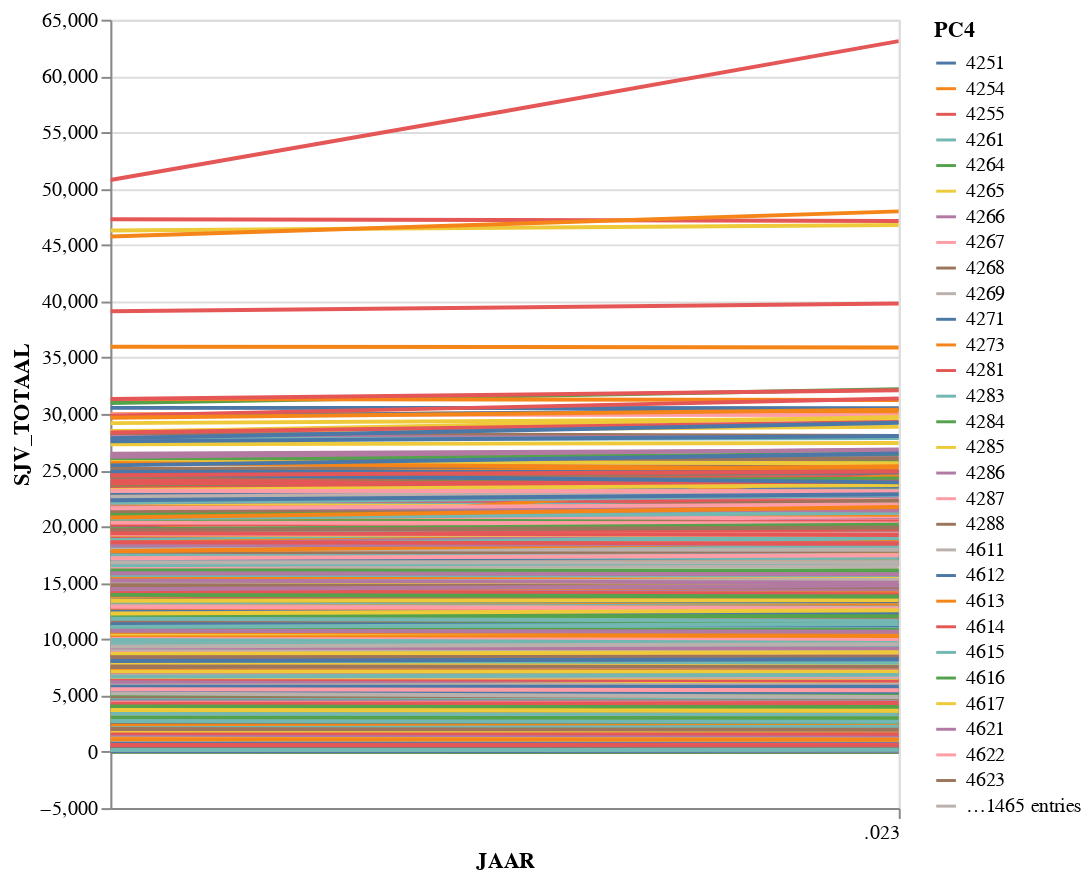

Here is the notebook cell this chart was saved with:
### Code cell
alt.Chart(df_verbruik_high_all.reset_index()).mark_line(clip=True).encode(
    alt.X('JAAR:T'),
    alt.Y('SJV_TOTAAL:Q'),
    alt.Color('PC4:N')).properties(
    width=400,height=400)

### Figure 1 — Vega-Lite specification as saved in the notebook (floating-point values rounded to 4 significant figures; data arrays with more than 128 entries replaced by an {"elided": "..."} marker saying what was removed)
{"config": {"view": {"continuousWidth": 400, "continuousHeight": 300}}, "data": {"name": "data-40f7bdfd541cb53f7e99572469690ff9"}, "mark": {"type": "line", "clip": true}, "encoding": {"color": {"type": "nominal", "field": "PC4"}, "x": {"type": "temporal", "field": "JAAR"}, "y": {"type": "quantitative", "field": "SJV_TOTAAL"}}, "height": 400, "width": 400, "$schema": "https://vega.github.io/schema/vega-lite/v4.8.1.json", "datasets": {"data-40f7bdfd541cb53f7e99572469690ff9": {"elided": "4482 records"}}}
